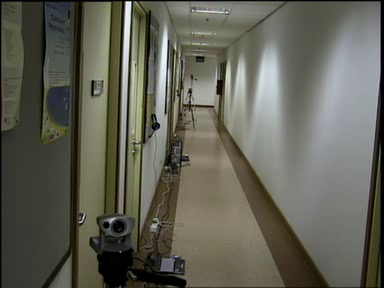
#> input picture frame 19 of footage.avi, 384 x 288 px, given in place of videoplayback.mp4, which was not available
$ python moretest.py
#> lines starting #> are read from the running program, lines starting #| are printed output that depends on the picture; after the words box and inside, x2 and y2 are one past the last pixel; in counts of white or black regions, pixels touching at a corner belong together
#another random code downloaded from internet

import cv2
import numpy as np
def nothing(x):
    pass
cap = cv2.VideoCapture('videoplayback.mp4')
cv2.namedWindow("Trackbars")
cv2.createTrackbar("L - H", "Trackbars", 0, 179, nothing)
#> slider 'L - H' is set to 35
cv2.createTrackbar("L - S", "Trackbars", 0, 255, nothing)
#> slider 'L - S' is set to 51
cv2.createTrackbar("L - V", "Trackbars", 0, 255, nothing)
#> slider 'L - V' is set to 51
cv2.createTrackbar("U - H", "Trackbars", 179, 179, nothing)
cv2.createTrackbar("U - S", "Trackbars", 255, 255, nothing)
cv2.createTrackbar("U - V", "Trackbars", 255, 255, nothing)
counter = 0
while(cap.isOpened()):
    end = cap.get(7)
    counter += 1
    #reset video to beginning if EOF is reached
    if counter == end:
        counter = 0
        cap.set(1, 0)
    _, frame = cap.read()
#> frame is the input picture: shape (288, 384, 3); mean B, G, R 85.3, 96.9, 97.3
    hsv = cv2.cvtColor(frame, cv2.COLOR_BGR2HSV)
#> hsv: shape (288, 384, 3); mean H, S, V 39.8, 51.4, 99.1
    l_h = cv2.getTrackbarPos("L - H", "Trackbars")
    l_s = cv2.getTrackbarPos("L - S", "Trackbars")
    l_v = cv2.getTrackbarPos("L - V", "Trackbars")
    u_h = cv2.getTrackbarPos("U - H", "Trackbars")
    u_s = cv2.getTrackbarPos("U - S", "Trackbars")
    u_v = cv2.getTrackbarPos("U - V", "Trackbars")
    lower_blue = np.array([l_h, l_s, l_v])
    upper_blue = np.array([u_h, u_s, u_v])
    mask = cv2.inRange(hsv, lower_blue, upper_blue)
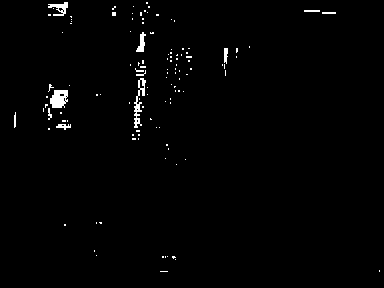
#> mask: shape (288, 384); 1.2% white; 119 white regions (108 under 20 px), largest, box (x1, y1, x2, y2) and area: (50, 90, 68, 108) 251, (134, 78, 146, 128) 221, (48, 2, 68, 16) 135
    result = cv2.bitwise_and(frame, frame, mask=mask)
    cv2.imshow("frame", frame)
    cv2.imshow("mask", mask)
    cv2.imshow("result", result)
    if cv2.waitKey(100) & 0xFF == ord('q'):
#> (key q is pressed here)
        break


cap.release()
cv2.destroyAllWindows()

$ run again, starting later in the video
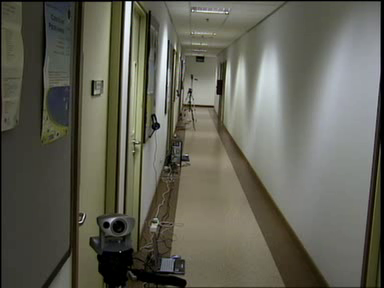
#> input picture frame 89 of footage.avi, 384 x 288 px, given in place of videoplayback.mp4, which was not available
#> frame is the input picture: shape (288, 384, 3); mean B, G, R 85.3, 96.8, 97.2
#> hsv: shape (288, 384, 3); mean H, S, V 39.8, 51.2, 99.1
#> `mask = cv2.inRange(hsv, lower_blue, upper_blue)`:
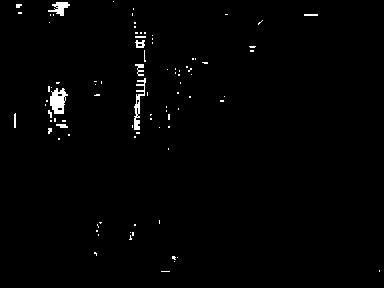
#> mask: shape (288, 384); 1.2% white; 90 white regions (79 under 20 px), largest, box (x1, y1, x2, y2) and area: (50, 88, 68, 114) 307, (134, 78, 146, 130) 229, (48, 2, 70, 16) 155

$ run again, starting later in the video
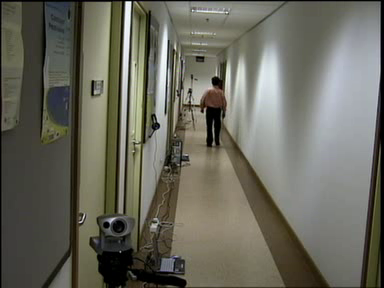
#> input picture frame 159 of footage.avi, 384 x 288 px, given in place of videoplayback.mp4, which was not available
#> frame is the input picture: shape (288, 384, 3); mean B, G, R 93.1, 104.3, 105.1
#> hsv: shape (288, 384, 3); mean H, S, V 40.9, 49.5, 107.1
#> `mask = cv2.inRange(hsv, lower_blue, upper_blue)`:
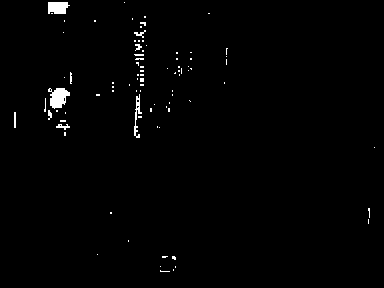
#> mask: shape (288, 384); 1.1% white; 87 white regions (78 under 20 px), largest, box (x1, y1, x2, y2) and area: (48, 88, 70, 109) 299, (48, 2, 70, 14) 222, (134, 94, 142, 138) 126
